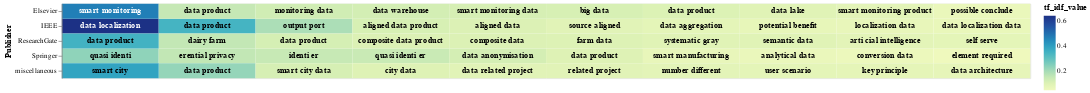

Notebook cell for this chart:
### Code cell
# Select the top terms for each PDF
top_terms_df_publisher = result_df_tfidf_publisher.groupby('Publisher').head(10)

# Add a small random value to 'idf_value' for better visualization
top_terms_df_publisher['tf_idf_value'] = top_terms_df_publisher['tf_idf_value'] + np.random.rand(top_terms_df_publisher.shape[0]) * 0.0001

# Create a base chart
base = alt.Chart(top_terms_df_publisher).encode(
    x=alt.X('rank:O', axis=None),  # Use rank for x-axis
    y='Publisher:N',
    color=alt.Color('tf_idf_value:Q', scale=alt.Scale(scheme='viridis')),
    text='top_word:N'  # Corrected column name to 'topic_word'
).transform_window(
    rank="rank()",
    sort=[alt.SortField("tf_idf_value", order="descending")],
    groupby=["Publisher"]
)

# Create a heatmap
heatmap = base.mark_rect().encode(
    color='tf_idf_value:Q',
)

# Create text labels with conditional color
text = base.mark_text(baseline='middle',fontWeight='bold').encode(
    text='top_word:N',
    color=alt.condition(alt.datum.tf_idf_value >= 0.4, alt.value('white'), alt.value('black'))
)

# Display the heatmap and text labels
chart_publisher = (heatmap + text).properties(width=1300)
chart_publisher

### Figure 1 — Vega-Lite specification as saved in the notebook (floating-point values rounded to 4 significant figures)
{"config": {"view": {"continuousWidth": 300, "continuousHeight": 300}}, "layer": [{"mark": {"type": "rect"}, "encoding": {"color": {"field": "tf_idf_value", "type": "quantitative"}, "text": {"field": "top_word", "type": "nominal"}, "x": {"axis": null, "field": "rank", "type": "ordinal"}, "y": {"field": "Publisher", "type": "nominal"}}, "transform": [{"window": [{"op": "rank", "field": "", "as": "rank"}], "groupby": ["Publisher"], "sort": [{"field": "tf_idf_value", "order": "descending"}]}]}, {"mark": {"type": "text", "baseline": "middle", "fontWeight": "bold"}, "encoding": {"color": {"condition": {"test": "(datum.tf_idf_value >= 0.4)", "value": "white"}, "value": "black"}, "text": {"field": "top_word", "type": "nominal"}, "x": {"axis": null, "field": "rank", "type": "ordinal"}, "y": {"field": "Publisher", "type": "nominal"}}, "transform": [{"window": [{"op": "rank", "field": "", "as": "rank"}], "groupby": ["Publisher"], "sort": [{"field": "tf_idf_value", "order": "descending"}]}]}], "data": {"name": "data-fabc02d75814756bb4cd43d2ed94a75e"}, "width": 1300, "$schema": "https://vega.github.io/schema/vega-lite/v5.17.0.json", "datasets": {"data-fabc02d75814756bb4cd43d2ed94a75e": [{"Publisher": "IEEE", "top_word": "data localization", "tf_idf_value": 0.6429}, {"Publisher": "IEEE", "top_word": "data aggregation", "tf_idf_value": 0.07733}, {"Publisher": "IEEE", "top_word": "potential benefit", "tf_idf_value": 0.06895}, {"Publisher": "IEEE", "top_word": "localization data", "tf_idf_value": 0.06569}, {"Publisher": "IEEE", "top_word": "data localization data", "tf_idf_value": 0.06298}, {"Publisher": "IEEE", "top_word": "data product", "tf_idf_value": 0.3449}, {"Publisher": "IEEE", "top_word": "output port", "tf_idf_value": 0.1899}, {"Publisher": "IEEE", "top_word": "aligned data product", "tf_idf_value": 0.1118}, {"Publisher": "IEEE", "top_word": "aligned data", "tf_idf_value": 0.1011}, {"Publisher": "IEEE", "top_word": "source aligned", "tf_idf_value": 0.08767}, {"Publisher": "Springer", "top_word": "quasi identi", "tf_idf_value": 0.2307}, {"Publisher": "Springer", "top_word": "erential privacy", "tf_idf_value": 0.1548}, {"Publisher": "Springer", "top_word": "identi er", "tf_idf_value": 0.1446}, {"Publisher": "Springer", "top_word": "quasi identi er", "tf_idf_value": 0.1396}, {"Publisher": "Springer", "top_word": "data anonymisation", "tf_idf_value": 0.118}, {"Publisher": "Springer", "top_word": "data product", "tf_idf_value": 0.09497}, {"Publisher": "Springer", "top_word": "smart manufacturing", "tf_idf_value": 0.06651}, {"Publisher": "Springer", "top_word": "analytical data", "tf_idf_value": 0.06035}, {"Publisher": "Springer", "top_word": "conversion data", "tf_idf_value": 0.05432}, {"Publisher": "Springer", "top_word": "element required", "tf_idf_value": 0.04481}, {"Publisher": "ResearchGate", "top_word": "dairy farm", "tf_idf_value": 0.1524}, {"Publisher": "ResearchGate", "top_word": "data product", "tf_idf_value": 0.1167}, {"Publisher": "ResearchGate", "top_word": "farm data", "tf_idf_value": 0.09715}, {"Publisher": "ResearchGate", "top_word": "semantic data", "tf_idf_value": 0.09063}, {"Publisher": "ResearchGate", "top_word": "arti cial intelligence", "tf_idf_value": 0.08103}, {"Publisher": "ResearchGate", "top_word": "data product", "tf_idf_value": 0.3487}, {"Publisher": "ResearchGate", "top_word": "composite data", "tf_idf_value": 0.1011}, {"Publisher": "ResearchGate", "top_word": "composite data product", "tf_idf_value": 0.1011}, {"Publisher": "ResearchGate", "top_word": "systematic gray", "tf_idf_value": 0.09076}, {"Publisher": "ResearchGate", "top_word": "self serve", "tf_idf_value": 0.07753}, {"Publisher": "Elsevier", "top_word": "smart monitoring", "tf_idf_value": 0.4694}, {"Publisher": "Elsevier", "top_word": "data product", "tf_idf_value": 0.1471}, {"Publisher": "Elsevier", "top_word": "monitoring data", "tf_idf_value": 0.1259}, {"Publisher": "Elsevier", "top_word": "smart monitoring data", "tf_idf_value": 0.1141}, {"Publisher": "Elsevier", "top_word": "smart monitoring product", "tf_idf_value": 0.08128}, {"Publisher": "Elsevier", "top_word": "data warehouse", "tf_idf_value": 0.1212}, {"Publisher": "Elsevier", "top_word": "big data", "tf_idf_value": 0.112}, {"Publisher": "Elsevier", "top_word": "data product", "tf_idf_value": 0.1004}, {"Publisher": "Elsevier", "top_word": "data lake", "tf_idf_value": 0.09024}, {"Publisher": "Elsevier", "top_word": "possible conclude", "tf_idf_value": 0.06062}, {"Publisher": "miscellaneous", "top_word": "data product", "tf_idf_value": 0.2234}, {"Publisher": "miscellaneous", "top_word": "related project", "tf_idf_value": 0.08713}, {"Publisher": "miscellaneous", "top_word": "data related project", "tf_idf_value": 0.08713}, {"Publisher": "miscellaneous", "top_word": "key principle", "tf_idf_value": 0.07474}, {"Publisher": "miscellaneous", "top_word": "data architecture", "tf_idf_value": 0.07204}, {"Publisher": "miscellaneous", "top_word": "smart city", "tf_idf_value": 0.3882}, {"Publisher": "miscellaneous", "top_word": "smart city data", "tf_idf_value": 0.1149}, {"Publisher": "miscellaneous", "top_word": "city data", "tf_idf_value": 0.09538}, {"Publisher": "miscellaneous", "top_word": "number different", "tf_idf_value": 0.08128}, {"Publisher": "miscellaneous", "top_word": "user scenario", "tf_idf_value": 0.07788}]}}
